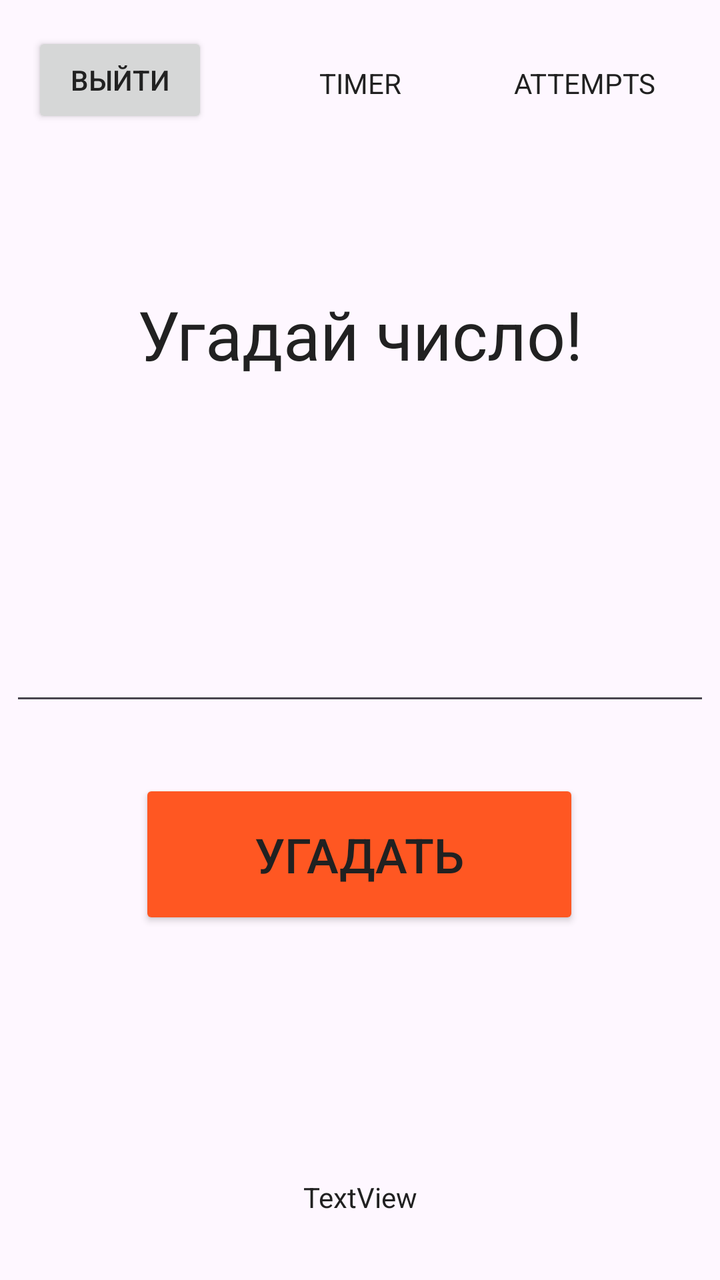
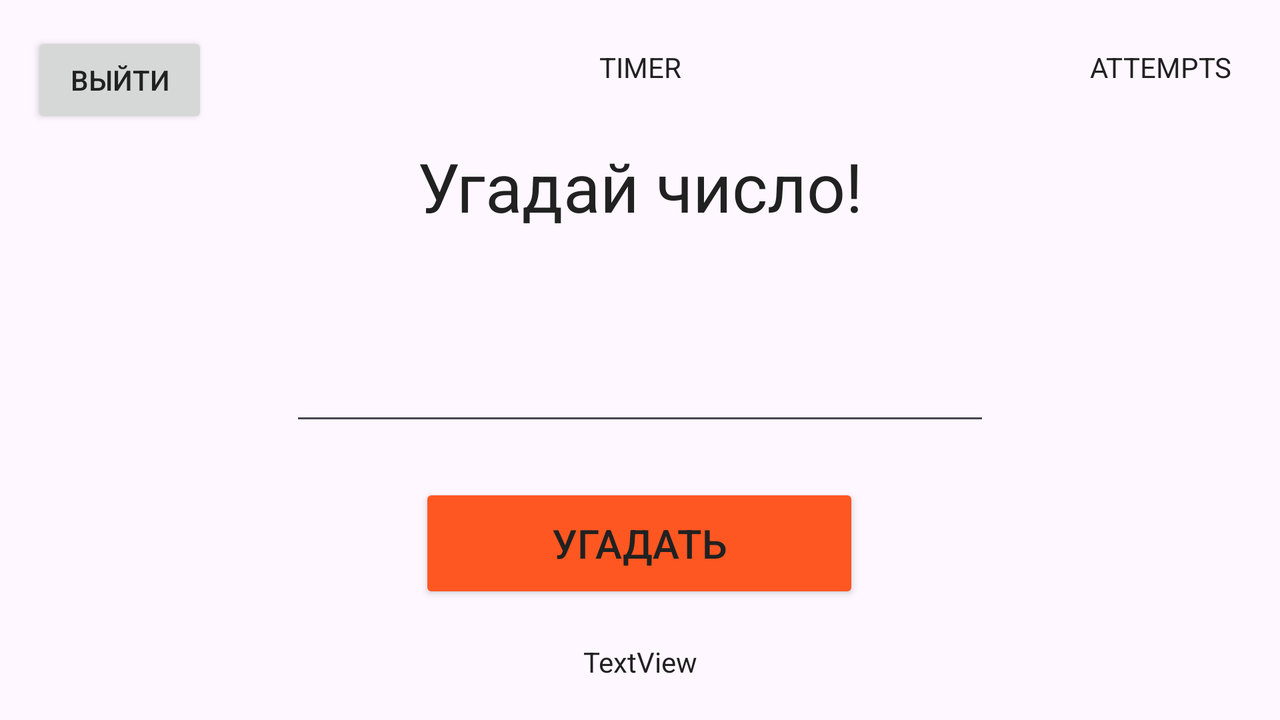

First picture: res/layout/ on a phone held upright. Second picture: the repository's own variant of that layout, on a device whose configuration matches the variant's folder. Source for both follows.
<!-- AndroidManifest.xml: application theme Theme.Base -->
<!-- res/layout/activity_game.xml -->
<?xml version="1.0" encoding="utf-8"?>
<androidx.constraintlayout.widget.ConstraintLayout xmlns:android="http://schemas.android.com/apk/res/android"
    xmlns:app="http://schemas.android.com/apk/res-auto"
    xmlns:tools="http://schemas.android.com/tools"
    android:layout_width="match_parent"
    android:layout_height="match_parent"
    tools:context=".GameActivity">

    <Button
        android:id="@+id/mBtn_back"
        android:layout_width="wrap_content"
        android:layout_height="wrap_content"
        android:layout_marginStart="16dp"
        android:layout_marginTop="16dp"
        android:onClick="exit"
        android:text="@string/g_exit_btn"
        app:layout_constraintEnd_toEndOf="parent"
        app:layout_constraintHorizontal_bias="0.0"
        app:layout_constraintStart_toStartOf="parent"
        app:layout_constraintTop_toTopOf="parent" />

    <TextView
        android:id="@+id/gAttempts"
        android:layout_width="wrap_content"
        android:layout_height="wrap_content"
        android:layout_marginTop="32dp"
        android:layout_marginEnd="32dp"
        android:text="ATTEMPTS"
        android:textAlignment="center"
        app:layout_constraintEnd_toEndOf="parent"
        app:layout_constraintHorizontal_bias="1.0"
        app:layout_constraintStart_toEndOf="@+id/mBtn_back"
        app:layout_constraintTop_toTopOf="parent" />

    <TextView
        android:id="@+id/gTimer"
        android:layout_width="wrap_content"
        android:layout_height="wrap_content"
        android:layout_marginTop="32dp"
        android:text="TIMER"
        android:textAlignment="center"
        app:layout_constraintEnd_toEndOf="parent"
        app:layout_constraintHorizontal_bias="0.5"
        app:layout_constraintStart_toStartOf="parent"
        app:layout_constraintTop_toTopOf="parent" />

    <EditText
        android:id="@+id/gInput"
        android:layout_width="350dp"
        android:layout_height="75dp"
        android:ems="10"
        android:inputType="number"
        android:textAlignment="center"
        android:textSize="24sp"
        app:layout_constraintBottom_toBottomOf="parent"
        app:layout_constraintEnd_toEndOf="parent"
        app:layout_constraintHorizontal_bias="0.5"
        app:layout_constraintStart_toStartOf="parent"
        app:layout_constraintTop_toTopOf="parent"
        app:layout_constraintVertical_bias="0.5" />

    <Button
        android:id="@+id/gBtn"
        style="@style/Btn_Accent"
        android:layout_width="220dp"
        android:layout_height="75dp"
        android:layout_marginTop="32dp"
        android:onClick="guess"
        android:text="@string/g_guess_btn"
        android:textAlignment="center"
        android:textSize="24sp"
        app:layout_constraintEnd_toEndOf="parent"
        app:layout_constraintHorizontal_bias="0.497"
        app:layout_constraintStart_toStartOf="parent"
        app:layout_constraintTop_toBottomOf="@+id/gInput" />

    <TextView
        android:id="@+id/gUserName"
        android:layout_width="wrap_content"
        android:layout_height="wrap_content"
        android:layout_marginBottom="32dp"
        android:text="TextView"
        android:textAlignment="center"
        app:layout_constraintBottom_toBottomOf="parent"
        app:layout_constraintEnd_toEndOf="parent"
        app:layout_constraintHorizontal_bias="0.5"
        app:layout_constraintStart_toStartOf="parent" />

    <TextView
        android:id="@+id/gLabel"
        android:layout_width="wrap_content"
        android:layout_height="wrap_content"
        android:text="@string/g_label"
        android:textSize="34sp"
        app:layout_constraintBottom_toTopOf="@+id/gInput"
        app:layout_constraintEnd_toEndOf="parent"
        app:layout_constraintStart_toStartOf="parent"
        app:layout_constraintTop_toBottomOf="@+id/gTimer" />
</androidx.constraintlayout.widget.ConstraintLayout>
<!-- resources referenced by this layout -->
<resources>
  <string name="g_exit_btn">выйти</string>
  <string name="g_guess_btn">Угадать</string>
  <string name="g_label">Угадай число!</string>
  <style name="Btn_Accent">
          <item name="backgroundTint">@color/accent</item>
      </style>
  <style name="Theme.Base" parent="Theme.Material3.DayNight">
          <item name="colorPrimary">@color/primary</item>
          <item name="colorPrimaryVariant">@color/primary_dark</item>
          <item name="colorOnPrimary">@color/icons</item>
  
          <item name="colorSecondary">@color/accent</item>
          <item name="colorOnSecondary">@color/icons</item>
          <item name="chipSpacingVertical">@color/accent</item>
  
          <item name="android:statusBarColor">@color/primary</item>
  
          <item name="android:textColor">@color/primary_text</item>
          <item name="android:textColorHint">@color/secondary_text</item>
      </style>
  <color name="accent">#FF5722</color>
  <color name="primary">#03A9F4</color>
  <color name="primary_dark">#0288D1</color>
  <color name="icons">#FFFFFF</color>
  <color name="primary_text">#212121</color>
  <color name="secondary_text">#757575</color>
</resources>
<!-- res/layout-land/activity_game.xml (the author's variant of the layout above) -->
<!-- drawn on the phone turned sideways -->
<?xml version="1.0" encoding="utf-8"?>
<androidx.constraintlayout.widget.ConstraintLayout xmlns:android="http://schemas.android.com/apk/res/android"
    xmlns:app="http://schemas.android.com/apk/res-auto"
    xmlns:tools="http://schemas.android.com/tools"
    android:layout_width="match_parent"
    android:layout_height="match_parent"
    tools:context=".GameActivity">

    <TextView
        android:id="@+id/gLabel"
        android:layout_width="wrap_content"
        android:layout_height="wrap_content"
        android:text="@string/g_label"
        android:textSize="34sp"
        app:layout_constraintBottom_toTopOf="@+id/gInput"
        app:layout_constraintEnd_toEndOf="parent"
        app:layout_constraintStart_toStartOf="parent"
        app:layout_constraintTop_toBottomOf="@+id/gTimer" />

    <Button
        android:id="@+id/mBtn_back"
        android:layout_width="wrap_content"
        android:layout_height="wrap_content"
        android:layout_marginStart="16dp"
        android:layout_marginTop="16dp"
        android:onClick="exit"
        android:text="@string/g_exit_btn"
        app:layout_constraintEnd_toEndOf="parent"
        app:layout_constraintHorizontal_bias="0.0"
        app:layout_constraintStart_toStartOf="parent"
        app:layout_constraintTop_toTopOf="parent" />

    <TextView
        android:id="@+id/gAttempts"
        android:layout_width="wrap_content"
        android:layout_height="wrap_content"
        android:layout_marginTop="24dp"
        android:layout_marginEnd="24dp"
        android:text="ATTEMPTS"
        android:textAlignment="center"
        app:layout_constraintEnd_toEndOf="parent"
        app:layout_constraintHorizontal_bias="1.0"
        app:layout_constraintStart_toStartOf="parent"
        app:layout_constraintTop_toTopOf="parent" />

    <TextView
        android:id="@+id/gTimer"
        android:layout_width="wrap_content"
        android:layout_height="wrap_content"
        android:layout_marginTop="24dp"
        android:text="TIMER"
        android:textAlignment="center"
        app:layout_constraintEnd_toEndOf="parent"
        app:layout_constraintHorizontal_bias="0.5"
        app:layout_constraintStart_toEndOf="@+id/mBtn_back"
        app:layout_constraintStart_toStartOf="parent"
        app:layout_constraintTop_toTopOf="parent" />

    <EditText
        android:id="@+id/gInput"
        android:layout_width="350dp"
        android:layout_height="75dp"
        android:ems="10"
        android:inputType="number"
        android:textAlignment="center"
        android:textSize="24sp"
        app:layout_constraintBottom_toBottomOf="parent"
        app:layout_constraintEnd_toEndOf="parent"
        app:layout_constraintHorizontal_bias="0.5"
        app:layout_constraintStart_toStartOf="parent"
        app:layout_constraintTop_toTopOf="parent"
        app:layout_constraintVertical_bias="0.5" />

    <Button
        android:id="@+id/gBtn"
        style="@style/Btn_Accent"
        android:layout_width="220dp"
        android:layout_height="60dp"
        android:layout_marginTop="24dp"
        android:onClick="guess"
        android:text="@string/g_guess_btn"
        android:textAlignment="center"
        android:textSize="20sp"
        app:layout_constraintEnd_toEndOf="parent"
        app:layout_constraintHorizontal_bias="0.499"
        app:layout_constraintStart_toStartOf="parent"
        app:layout_constraintTop_toBottomOf="@+id/gInput" />

    <TextView
        android:id="@+id/gUserName"
        android:layout_width="wrap_content"
        android:layout_height="wrap_content"
        android:text="TextView"
        android:textAlignment="center"
        app:layout_constraintBottom_toBottomOf="parent"
        app:layout_constraintEnd_toEndOf="parent"
        app:layout_constraintHorizontal_bias="0.5"
        app:layout_constraintStart_toStartOf="parent"
        app:layout_constraintTop_toBottomOf="@+id/gBtn" />
</androidx.constraintlayout.widget.ConstraintLayout>
